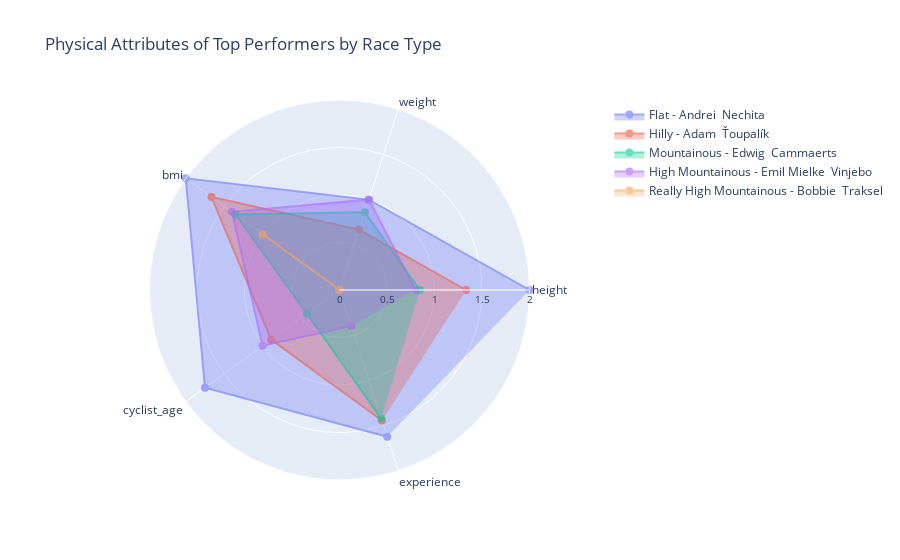

The cell this chart's notebook holds for it:
### Markdown cell above
#### Radar Plot of Physical Attributes of Top Performers by Race Type

### Code cell
tprt_rad_feat = ['name', 'height', 'weight', 'date', 'profile', 'points', 'cyclist_age']

tprt_rad_df = MergedDataset[tprt_rad_feat].copy().dropna(subset=['height', 'weight', 'points'])

# Calculate BMI
tprt_rad_df['bmi'] = tprt_rad_df['weight'] / ((tprt_rad_df['height'] / 100) ** 2)

# Calculate years of experience
tprt_rad_df['career_start'] = tprt_rad_df.groupby('name')['date'].transform('min')
tprt_rad_df['experience'] = (pd.to_datetime(tprt_rad_df['date']) - pd.to_datetime(tprt_rad_df['career_start'])).dt.days / 365.25

# Function to categorize race profile
def categorize_profile(profile):
    if profile < 1.5:
        return 'Flat'
    elif profile < 3:
        return 'Hilly'
    elif profile < 4:
        return 'Mountainous'
    elif profile < 5:
        return 'High Mountainous'
    else:
        return 'Really High Mountainous'

# Add race category to the dataframe
tprt_rad_df['race_category'] = tprt_rad_df['profile'].apply(categorize_profile)

# Function to get top performer for each race category
def get_top_performer(category):
    category_data = tprt_rad_df[tprt_rad_df['race_category'] == category]
    top_cyclist = category_data.groupby('name')['points'].mean().idxmax()
    return category_data[category_data['name'] == top_cyclist].iloc[0]

# Get top performers
top_performers = {
    'Flat': get_top_performer('Flat'),
    'Hilly': get_top_performer('Hilly'),
    'Mountainous': get_top_performer('Mountainous'),
    'High Mountainous': get_top_performer('High Mountainous'),
    'Really High Mountainous': get_top_performer('Really High Mountainous')
}

# Prepare data for radar plot
attributes = ['height', 'weight', 'bmi', 'cyclist_age', 'experience']
data = {category: [cyclist[attr] for attr in attributes] for category, cyclist in top_performers.items()}

# Normalize the data separately for each attribute
scaler = MinMaxScaler()
normalized_data = scaler.fit_transform(pd.DataFrame(data, index=attributes).T).T

# Function to create enhanced radar plot using Plotly
def radar_plot(data, title, names):
    fig = go.Figure()

    for i, (category, values) in enumerate(data.items()):
        fig.add_trace(go.Scatterpolar(
            r=values + values[:1],  # Repeat the first value for closure
            theta=attributes + [attributes[0]],  # Repeat the first attribute for closure
            fill='toself',
            name=f"{category} - {names[category]}",
            opacity=0.6,
            marker=dict(size=8)
        ))

    fig.update_layout(
        polar=dict(
            radialaxis=dict(
                visible=True,
                range=[0, 2],
                showline=True,
                linewidth=1,
                tickfont=dict(size=10)
            )
        ),
        showlegend=True,
        title=title,
        legend=dict(font=dict(size=12))
    )
    
    return fig

# Create the plot with normalized data and cyclist names
cyclist_names = {category: cyclist['name'] for category, cyclist in top_performers.items()}
fig = radar_plot(dict(zip(top_performers.keys(), normalized_data)), 
                 "Physical Attributes of Top Performers by Race Type", cyclist_names)

# Show the plot
fig.show()
del tprt_rad_feat

### Figure 1 — Plotly figure (JSON) as saved in the notebook; plotly's stock layout.template omitted (floating-point values rounded to 4 significant figures)
{"data": [{"fill": "toself", "marker": {"size": 8}, "name": "Flat - Andrei  Nechita", "opacity": 0.6, "r": [2, 1, 2, 1.75, 1.625], "theta": ["height", "weight", "bmi", "cyclist_age", "experience", "height"], "type": "scatterpolar"}, {"fill": "toself", "marker": {"size": 8}, "name": "Hilly - Adam  Ťoupalík", "opacity": 0.6, "r": [1.333, 0.6667, 1.667, 0.8889, 1.444], "theta": ["height", "weight", "bmi", "cyclist_age", "experience", "height"], "type": "scatterpolar"}, {"fill": "toself", "marker": {"size": 8}, "name": "Mountainous - Edwig  Cammaerts", "opacity": 0.6, "r": [0.8468, 0.86, 1.353, 0.4234, 1.423], "theta": ["height", "weight", "bmi", "cyclist_age", "experience", "height"], "type": "scatterpolar"}, {"fill": "toself", "marker": {"size": 8}, "name": "High Mountainous - Emil Mielke  Vinjebo", "opacity": 0.6, "r": [0.8, 1.0, 1.4, 1.0, 0.4], "theta": ["height", "weight", "bmi", "cyclist_age", "experience", "height"], "type": "scatterpolar"}, {"fill": "toself", "marker": {"size": 8}, "name": "Really High Mountainous - Bobbie  Traksel", "opacity": 0.6, "r": [0, 0, 1, 0, 0], "theta": ["height", "weight", "bmi", "cyclist_age", "experience", "height"], "type": "scatterpolar"}], "layout": {"legend": {"font": {"size": 12}}, "polar": {"radialaxis": {"linewidth": 1, "range": [0, 2], "showline": true, "tickfont": {"size": 10}, "visible": true}}, "showlegend": true, "title": {"text": "Physical Attributes of Top Performers by Race Type"}}}
